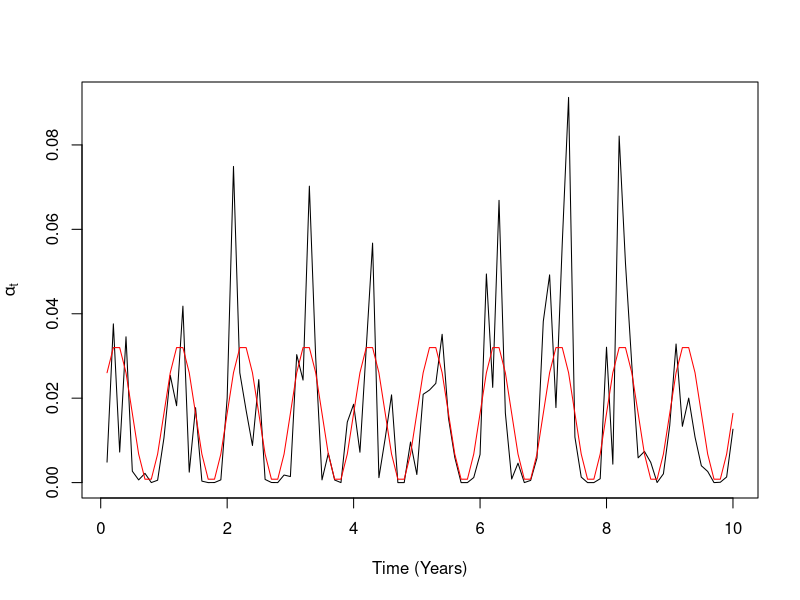
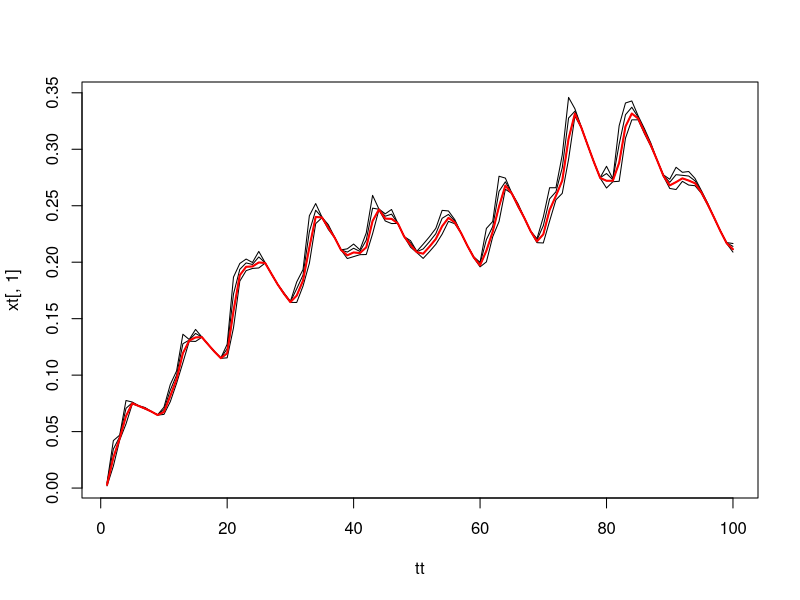

Write R code to recreate these figures, in order.
## ---- chunk 1
require(tensor)
## ---- chunk 2
t = 1:100*36.5
a = 1; b=60 
sint = (1+sin(2*pi*t/365)) 
alpha = rbeta(100, sint, 60)
plot(t/365, alpha, type = "l", ylab = expression(alpha[t]), xlab = "Time (Years)")
lines(t/365, sint*a/(a+b), type = "l", col = "red")
## ---- chunk 3
X = matrix (c(1,0,0), 3,2)
## ---- chunk 4
constructP.simple = function(alpha, rho, qq){
calP = matrix(c(
  c(1-alpha, 1-qq-alpha*(1-qq), 1),
  c(alpha*(1-rho), qq + alpha*(1-qq)-alpha*rho,0), 
  c(alpha*rho, alpha*rho, 0)), 3,3) 
  t(calP)
}

constructP = function(alpha, rho, qq=.9){
  calP1 = constructP.simple(alpha,rho[1],qq)
  dd = dim(calP1)[1]
  l = length(rho)
  if(length(rho)>1)
  calP2 = constructP.simple(alpha,rho[2],qq)
  calP = array(c(calP1, calP2), c(dd,dd,l))
  if(length(rho)>2)
    for(i in 3:length(rho))
      calP[,,i] = constructP.simple(alpha, rho[i], qq)
  calP
}

calP = constructP(.1, rho = c(0,0.2),.9)
## ---- chunk 5
cbind(c(calP[,,1] %*% X[,1]), c(calP[,,2] %*% X[,2])) 
## ---- chunk 6
cbind(c(calP[,,1] %*% calP[,,1] %*% X[,1]), c(calP[,,2] %*% calP[,,2] %*% X[,2])) 
## ---- chunk 7
X1 = tensor(calP, X, alongA = 2, alongB = 1)[,,1]
X1
## ---- chunk 8
X21 = tensor(calP, X1, alongA=2, alongB=1)[,1,1]
X22 = tensor(calP, X1, alongA=2, alongB=1)[,2,2]
X2 = cbind(X21,X22)
X2
## ---- chunk 9
Xi = as.vector(X)
calPi = matrix(as.vector(calP), length(Xi), length(Xi)) 
Xi%*% calPi

## ---- chunk 10
rho = 2*c(0, 0.1, 0.2, 0.3, 0.4)
calD = matrix(c(0,1,0), 3, 1)
X = matrix (c(1,0,0), 3,5)
x = t(calD)%*%X
xt = x

dXdt = function(X, alpha, rho, qq=0.95){
  calP = constructP(alpha, rho, qq)
  tensor(calP, X, alongA = 2, alongB = 1)[,,1]
  
}

tt = 1:100
for(t in tt){
  X = dXdt(X, alpha[t], rho)
  x = t(calD)%*%X
  xt = rbind(xt,x)
}
xt = xt[-1,]
plot(tt, xt[,1], type = "l")
lines(tt, xt[,2])
lines(tt, xt[,3])
lines(tt, xt[,4])

w = matrix (rep(0.2, 5), 5,1)
lines(tt, xt%*%w, type = "l", col = "red", lwd=2)
## ---- chunk 11
X = X/sum(X)
## ---- chunk 12
PtimesX.vector = function(alpha, calP, vecX, options=NULL){
  calP%*%vecX
}
## ---- chunk 13
PtimesX.age = function(calP, matrixX, options=NULL){
  for(i in 1:maxA){
    constructP(i,)
    matrixX[,i] 
  }
  (calP%*%matrixX)%*%calO + birthO 
}
